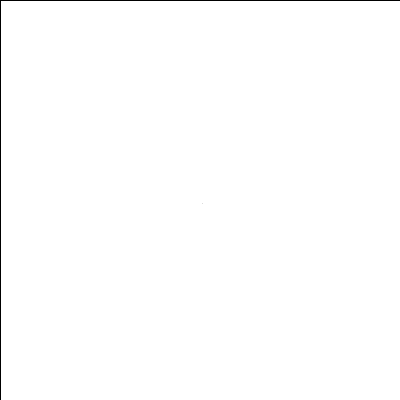
Frame 1 (no input)
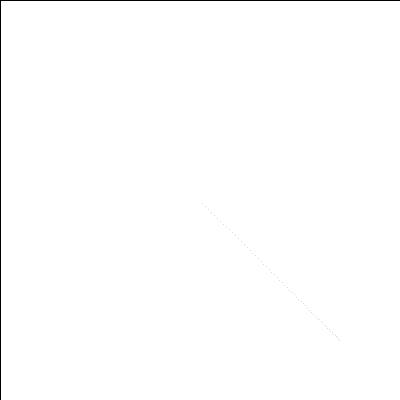
Frame 60 (the mouse pressed at the canvas centre just before this capture)
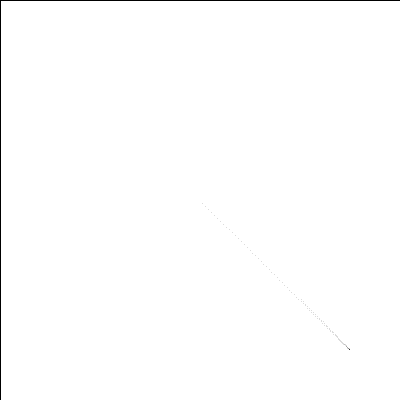
Frame 120 (the mouse held since frame 60 and released just before this capture)

The Processing sketch that drew these frames (run headless with seeded random() and noise(); from frame 60 on, the mouse is pressed at the canvas centre):

// Processing sketch: processing_156248
// ── processing_156248.pde

void setup(){
  size(400, 400); 
  fill(255);
rect(0,0,width,height);
  frameRate(3000);
}

void draw(){
  pushMatrix();
  fill(0,0,0);
  stroke(0,50);
  strokeWeight(1);
  translate(width/2+sin(frameCount/50.0)*150, width/2+sin(frameCount/49.7)*150);
  rotate(radians(frameCount));
  point(0,0);
 // println(frameCount);
  popMatrix();
  fill(255,0,0,0.01);
  rect(0,0,width,height);
  
}
